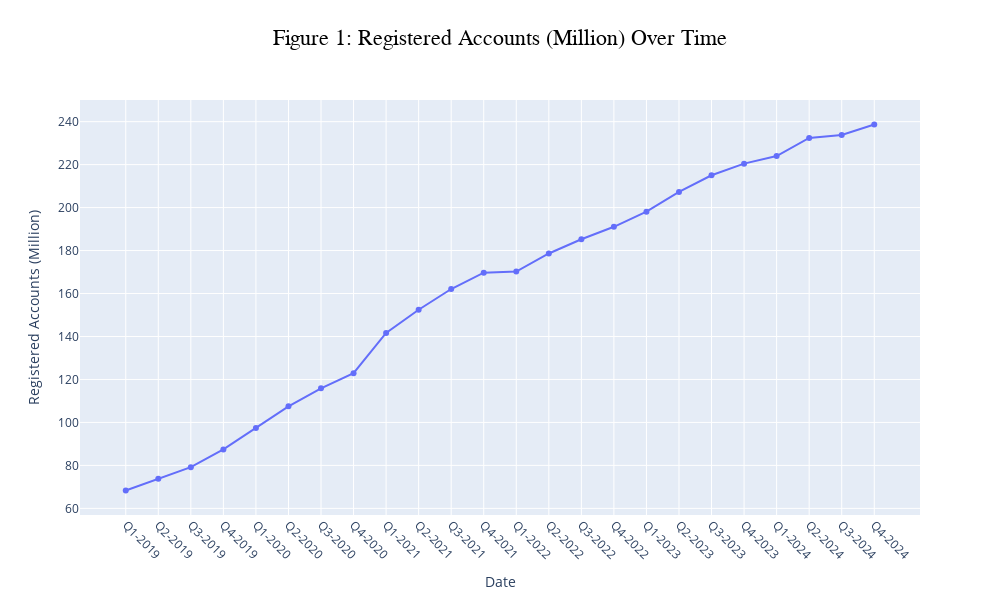

Here is the notebook cell this chart was saved with:
### Markdown cell above
**Interactive Trends of Registered Accounts (in Millions) Over Time with Hover Insights**

### Code cell
import plotly.express as px

# Create figure
fig = px.line(
    mobile_money,
    x='Date',
    y='Registered_Account',
    markers=True,
    title='Figure 1: Registered Accounts (Million) Over Time',
    labels={'Registered_Account': 'Registered Accounts (Million)'}
)

# Style layout
fig.update_layout(
    width=1000,
    height=600,
    title={
        'text': 'Figure 1: Registered Accounts (Million) Over Time',
        'y': 0.95,
        'x': 0.5,
        'xanchor': 'center',
        'yanchor': 'top',
        'font': dict(size=22, family='Arial', color='black')
    },
    xaxis_tickangle=45
)

# Tooltip
fig.update_traces(mode="lines+markers", hovertemplate='Date: %{x}<br>Registered: %{y:.2f}M')

# Save figure
fig.write_image("figure_1_rigistered_accounts.png")

fig.show()

### Figure 1 — Plotly figure (JSON) as saved in the notebook; plotly's stock layout.template omitted (floating-point values rounded to 4 significant figures)
{"data": [{"hovertemplate": "Date: %{x}<br>Registered: %{y:.2f}M", "legendgroup": "", "line": {"color": "#636efa", "dash": "solid"}, "marker": {"symbol": "circle"}, "mode": "lines+markers", "name": "", "orientation": "v", "showlegend": false, "type": "scatter", "x": ["Q1-2019", "Q2-2019", "Q3-2019", "Q4-2019", "Q1-2020", "Q2-2020", "Q3-2020", "Q4-2020", "Q1-2021", "Q2-2021", "Q3-2021", "Q4-2021", "Q1-2022", "Q2-2022", "Q3-2022", "Q4-2022", "Q1-2023", "Q2-2023", "Q3-2023", "Q4-2023", "Q1-2024", "Q2-2024", "Q3-2024", "Q4-2024"], "xaxis": "x", "y": [68.31, 73.78, 79.19, 87.43, 97.43, 107.5, 115.9, 122.9, 141.7, 152.5, 162.1, 169.7, 170.3, 178.6, 185.3, 191.1, 198.1, 207.3, 215.0, 220.5, 224.0, 232.4, 233.8, 238.7], "yaxis": "y"}], "layout": {"height": 600, "legend": {"tracegroupgap": 0}, "title": {"font": {"color": "black", "family": "Arial", "size": 22}, "text": "Figure 1: Registered Accounts (Million) Over Time", "x": 0.5, "xanchor": "center", "y": 0.95, "yanchor": "top"}, "width": 1000, "xaxis": {"anchor": "y", "autorange": true, "domain": [0, 1], "range": [-1.406, 24.41], "tickangle": 45, "title": {"text": "Date"}, "type": "category"}, "yaxis": {"anchor": "x", "autorange": true, "domain": [0, 1], "range": [56.9, 250.1], "title": {"text": "Registered Accounts (Million)"}, "type": "linear"}}}
